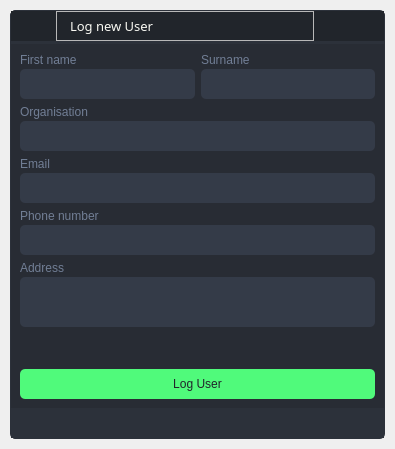
<?xml version="1.0" encoding="UTF-8"?>
<ui version="4.0">
 <class>UserWindow</class>
 <widget class="QMainWindow" name="UserWindow">
  <property name="geometry">
   <rect>
    <x>0</x>
    <y>0</y>
    <width>395</width>
    <height>449</height>
   </rect>
  </property>
  <property name="maximumSize">
   <size>
    <width>600</width>
    <height>600</height>
   </size>
  </property>
  <property name="windowTitle">
   <string>MainWindow</string>
  </property>
  <widget class="QWidget" name="strylesheet">
   <property name="styleSheet">
    <string notr="true">/* /////////////////////////////////////////////////////////////////////////////////////////////////
SET APP STYLESHEET - FULL STYLES HERE
DARK THEME - DRACULA COLOR BASED

///////////////////////////////////////////////////////////////////////////////////////////////// */

QWidget{
	color:#f8f8f2;
	font: 10pt &quot;AbrilTitlingNarrowW04-Bold&quot;;
}

/* /////////////////////////////////////////////////////////////////////////////////////////////////
Tooltip */
QToolTip {
	color: #ffffff;
	background-color: rgba(33, 37, 43, 180);
	border: 1px solid rgb(44, 49, 58);
	background-image: none;
	background-position: left center;
	background-repeat: no-repeat;
	border: none;
	border-left: 2px solid #ff5555;
	text-align: left;
	padding-left: 8px;
	margin: 0px;
}

/* /////////////////////////////////////////////////////////////////////////////////////////////////
Bg App */
#bgApp {	
	background-color: rgb(40, 44, 52);
	border: 1px solid rgb(44, 49, 58);
	border-radius: 5px;	
}

/* /////////////////////////////////////////////////////////////////////////////////////////////////
Left Menu */
#leftMenuBg {	
	background-color: rgb(33, 37, 43);
}
#topLogo {
	background-color: rgb(33, 37, 43);
	background-image: url(:/imagem/images/saturn_logo2.png);
	background-position: centered;
	background-repeat: no-repeat;
}
#titleRightInfo { 
	padding-left: 10px;
	font: 10pt &quot;AbrilTitlingNarrowW04-Bold&quot;;
 }

#titleLeftApp { font: 63 12pt &quot;AbrilTitlingNarrowW04-Bold&quot;; }
#titleLeftDescription { font: 8pt &quot;AbrilTitlingNarrowW04-Bold&quot;; color:rgb(255, 85, 85); }

#leftMenuFrame{
	border-top: 3px solid rgb(44, 49, 58);
}

/* /////////////////////////////////////////////////////////////////////////////////////////////////
Content App */
#contentTopBg{	
	background-color: rgb(33, 37, 43);
}
#contentBottom{
	border-top: 3px solid rgb(44, 49, 58);
}

/* Top Buttons */
#rightButtons .QPushButton { background-color: rgba(255, 255, 255, 0); border: none;  border-radius: 5px; }
#rightButtons .QPushButton:hover { background-color: rgb(44, 49, 57); border-style: solid; border-radius: 4px; }
#rightButtons .QPushButton:pressed { background-color: rgb(23, 26, 30); border-style: solid; border-radius: 4px; }
#closeAppBtn{ background-color: rgba(255, 255, 255, 0); border: none; border-radius: 5px;}
#closeAppBtn:hover{ background-color:#ff5555;}
#closeAppBtn:pressed { background-color:rgb(193, 64, 64); border-style: solid; border-radius: 5px;}

/* Theme Settings */
#extraRightBox { background-color: rgb(44, 49, 58); }
#themeSettingsTopDetail { background-color:#ff5555; }

/* Bottom Bar */
#bottomBar { background-color: rgb(44, 49, 58); }
#bottomBar QLabel { font-size: 11px; color: rgb(113, 126, 149); padding-left: 10px; padding-right: 10px; padding-bottom: 2px; }

/* /////////////////////////////////////////////////////////////////////////////////////////////////
Button */
#content .QPushButton {
	border-radius: 5px;	
	background-color:#50FA7B;
	color: rgb(33, 37, 43);
}
#content .QPushButton:hover {
	border: 2px solid rgb(61, 70, 86);
}
#content .QPushButton:pressed {
	border: 2px solid #50FA7B;
}

/*LineEdit */
#content .QLineEdit {
	background-color: rgb(52, 59, 72);
	border-radius: 5px;
	padding-left: 5px;
	selection-color: rgb(255, 255, 255);
	selection-background-color: rgb(255, 121, 198);
	color: #ffb86c;
}
#content .QLineEdit:hover {
	border: 2px solid rgb(64, 71, 88);
}
#content .QLineEdit:focus {
	border: 2px solid rgb(91, 101, 124);
}

/*TextEdit */
#content .QTextEdit {
	background-color: rgb(52, 59, 72);
	border-radius: 5px;
	padding-left: 5px;
	selection-color: rgb(255, 255, 255);
	selection-background-color: rgb(255, 121, 198);
	color: #ffb86c;
}
#content .QTextEdit:hover {
	border: 2px solid rgb(64, 71, 88);
}
#content .QTextEdit:focus {
	border: 2px solid rgb(91, 101, 124);
}

/*QLabel */
#content .QLabel {
	color: rgb(113, 126, 149);
}</string>
   </property>
   <layout class="QVBoxLayout" name="shadow">
    <property name="spacing">
     <number>10</number>
    </property>
    <property name="leftMargin">
     <number>10</number>
    </property>
    <property name="topMargin">
     <number>10</number>
    </property>
    <property name="rightMargin">
     <number>10</number>
    </property>
    <property name="bottomMargin">
     <number>10</number>
    </property>
    <item>
     <widget class="QFrame" name="bgApp">
      <property name="frameShape">
       <enum>QFrame::NoFrame</enum>
      </property>
      <property name="frameShadow">
       <enum>QFrame::Raised</enum>
      </property>
      <layout class="QHBoxLayout" name="horizontalLayout">
       <property name="spacing">
        <number>0</number>
       </property>
       <property name="leftMargin">
        <number>0</number>
       </property>
       <property name="topMargin">
        <number>0</number>
       </property>
       <property name="rightMargin">
        <number>0</number>
       </property>
       <property name="bottomMargin">
        <number>0</number>
       </property>
       <item>
        <widget class="QFrame" name="contentBox">
         <property name="frameShape">
          <enum>QFrame::NoFrame</enum>
         </property>
         <property name="frameShadow">
          <enum>QFrame::Raised</enum>
         </property>
         <layout class="QVBoxLayout" name="verticalLayout_3">
          <property name="spacing">
           <number>0</number>
          </property>
          <property name="leftMargin">
           <number>0</number>
          </property>
          <property name="topMargin">
           <number>0</number>
          </property>
          <property name="rightMargin">
           <number>0</number>
          </property>
          <property name="bottomMargin">
           <number>0</number>
          </property>
          <item>
           <widget class="QFrame" name="contentTopBg">
            <property name="minimumSize">
             <size>
              <width>0</width>
              <height>30</height>
             </size>
            </property>
            <property name="maximumSize">
             <size>
              <width>16777215</width>
              <height>30</height>
             </size>
            </property>
            <property name="frameShape">
             <enum>QFrame::NoFrame</enum>
            </property>
            <property name="frameShadow">
             <enum>QFrame::Raised</enum>
            </property>
            <layout class="QHBoxLayout" name="horizontalLayout_2">
             <property name="spacing">
              <number>0</number>
             </property>
             <property name="leftMargin">
              <number>0</number>
             </property>
             <property name="topMargin">
              <number>0</number>
             </property>
             <property name="rightMargin">
              <number>0</number>
             </property>
             <property name="bottomMargin">
              <number>0</number>
             </property>
             <item>
              <widget class="QFrame" name="leftBox">
               <property name="sizePolicy">
                <sizepolicy hsizetype="Expanding" vsizetype="Expanding">
                 <horstretch>0</horstretch>
                 <verstretch>0</verstretch>
                </sizepolicy>
               </property>
               <property name="frameShape">
                <enum>QFrame::NoFrame</enum>
               </property>
               <property name="frameShadow">
                <enum>QFrame::Raised</enum>
               </property>
               <layout class="QHBoxLayout" name="horizontalLayout_5">
                <property name="spacing">
                 <number>0</number>
                </property>
                <property name="leftMargin">
                 <number>0</number>
                </property>
                <property name="topMargin">
                 <number>0</number>
                </property>
                <property name="rightMargin">
                 <number>0</number>
                </property>
                <property name="bottomMargin">
                 <number>0</number>
                </property>
                <item>
                 <widget class="QFrame" name="topLogoInfo">
                  <property name="minimumSize">
                   <size>
                    <width>45</width>
                    <height>30</height>
                   </size>
                  </property>
                  <property name="maximumSize">
                   <size>
                    <width>45</width>
                    <height>30</height>
                   </size>
                  </property>
                  <property name="frameShape">
                   <enum>QFrame::NoFrame</enum>
                  </property>
                  <property name="frameShadow">
                   <enum>QFrame::Raised</enum>
                  </property>
                  <layout class="QHBoxLayout" name="horizontalLayout_8">
                   <property name="spacing">
                    <number>0</number>
                   </property>
                   <property name="leftMargin">
                    <number>0</number>
                   </property>
                   <property name="topMargin">
                    <number>0</number>
                   </property>
                   <property name="rightMargin">
                    <number>0</number>
                   </property>
                   <property name="bottomMargin">
                    <number>0</number>
                   </property>
                   <item>
                    <widget class="QFrame" name="topLogo">
                     <property name="minimumSize">
                      <size>
                       <width>45</width>
                       <height>0</height>
                      </size>
                     </property>
                     <property name="maximumSize">
                      <size>
                       <width>45</width>
                       <height>30</height>
                      </size>
                     </property>
                     <property name="frameShape">
                      <enum>QFrame::NoFrame</enum>
                     </property>
                     <property name="frameShadow">
                      <enum>QFrame::Raised</enum>
                     </property>
                    </widget>
                   </item>
                  </layout>
                 </widget>
                </item>
                <item>
                 <widget class="QFrame" name="titleGripFrame">
                  <property name="frameShape">
                   <enum>QFrame::StyledPanel</enum>
                  </property>
                  <property name="frameShadow">
                   <enum>QFrame::Raised</enum>
                  </property>
                  <layout class="QHBoxLayout" name="horizontalLayout_6">
                   <property name="spacing">
                    <number>0</number>
                   </property>
                   <property name="leftMargin">
                    <number>0</number>
                   </property>
                   <property name="topMargin">
                    <number>0</number>
                   </property>
                   <property name="rightMargin">
                    <number>0</number>
                   </property>
                   <property name="bottomMargin">
                    <number>0</number>
                   </property>
                   <item>
                    <widget class="QLabel" name="titleRightInfo">
                     <property name="font">
                      <font>
                       <family>AbrilTitlingNarrowW04-Bold</family>
                       <pointsize>10</pointsize>
                       <weight>50</weight>
                       <italic>false</italic>
                       <bold>false</bold>
                      </font>
                     </property>
                     <property name="frameShape">
                      <enum>QFrame::NoFrame</enum>
                     </property>
                     <property name="text">
                      <string>Log new User</string>
                     </property>
                    </widget>
                   </item>
                  </layout>
                 </widget>
                </item>
               </layout>
              </widget>
             </item>
             <item>
              <widget class="QFrame" name="rightButtons">
               <property name="sizePolicy">
                <sizepolicy hsizetype="Minimum" vsizetype="Minimum">
                 <horstretch>0</horstretch>
                 <verstretch>0</verstretch>
                </sizepolicy>
               </property>
               <property name="minimumSize">
                <size>
                 <width>0</width>
                 <height>30</height>
                </size>
               </property>
               <property name="maximumSize">
                <size>
                 <width>16777215</width>
                 <height>30</height>
                </size>
               </property>
               <property name="frameShape">
                <enum>QFrame::NoFrame</enum>
               </property>
               <property name="frameShadow">
                <enum>QFrame::Raised</enum>
               </property>
               <layout class="QHBoxLayout" name="horizontalLayout_3">
                <property name="spacing">
                 <number>0</number>
                </property>
                <property name="leftMargin">
                 <number>0</number>
                </property>
                <property name="topMargin">
                 <number>0</number>
                </property>
                <property name="rightMargin">
                 <number>0</number>
                </property>
                <property name="bottomMargin">
                 <number>0</number>
                </property>
                <item>
                 <widget class="QPushButton" name="minimizeAppBtn">
                  <property name="minimumSize">
                   <size>
                    <width>35</width>
                    <height>28</height>
                   </size>
                  </property>
                  <property name="maximumSize">
                   <size>
                    <width>35</width>
                    <height>16777215</height>
                   </size>
                  </property>
                  <property name="cursor">
                   <cursorShape>PointingHandCursor</cursorShape>
                  </property>
                  <property name="text">
                   <string/>
                  </property>
                  <property name="icon">
                   <iconset resource="../resources/resources.qrc">
                    <normaloff>:/icons/icons/cil-minimise.png</normaloff>:/icons/icons/cil-minimise.png</iconset>
                  </property>
                 </widget>
                </item>
               </layout>
              </widget>
             </item>
             <item>
              <widget class="QPushButton" name="closeAppBtn">
               <property name="minimumSize">
                <size>
                 <width>35</width>
                 <height>28</height>
                </size>
               </property>
               <property name="maximumSize">
                <size>
                 <width>35</width>
                 <height>16777215</height>
                </size>
               </property>
               <property name="cursor">
                <cursorShape>PointingHandCursor</cursorShape>
               </property>
               <property name="text">
                <string/>
               </property>
               <property name="icon">
                <iconset resource="../resources/resources.qrc">
                 <normaloff>:/icons/icons/cil-close.png</normaloff>:/icons/icons/cil-close.png</iconset>
               </property>
              </widget>
             </item>
            </layout>
           </widget>
          </item>
          <item>
           <widget class="QFrame" name="contentBottom">
            <property name="frameShape">
             <enum>QFrame::NoFrame</enum>
            </property>
            <property name="frameShadow">
             <enum>QFrame::Raised</enum>
            </property>
            <layout class="QVBoxLayout" name="verticalLayout_5">
             <property name="spacing">
              <number>0</number>
             </property>
             <property name="leftMargin">
              <number>0</number>
             </property>
             <property name="topMargin">
              <number>0</number>
             </property>
             <property name="rightMargin">
              <number>0</number>
             </property>
             <property name="bottomMargin">
              <number>0</number>
             </property>
             <item>
              <widget class="QFrame" name="content">
               <property name="frameShape">
                <enum>QFrame::NoFrame</enum>
               </property>
               <property name="frameShadow">
                <enum>QFrame::Raised</enum>
               </property>
               <layout class="QVBoxLayout" name="verticalLayout_10">
                <item>
                 <layout class="QHBoxLayout" name="horizontalLayout_7">
                  <item>
                   <layout class="QVBoxLayout" name="verticalLayout_2">
                    <property name="spacing">
                     <number>2</number>
                    </property>
                    <item>
                     <widget class="QLabel" name="label">
                      <property name="minimumSize">
                       <size>
                        <width>90</width>
                        <height>0</height>
                       </size>
                      </property>
                      <property name="styleSheet">
                       <string notr="true"/>
                      </property>
                      <property name="text">
                       <string>First name</string>
                      </property>
                     </widget>
                    </item>
                    <item>
                     <widget class="QLineEdit" name="lineEdit_name">
                      <property name="minimumSize">
                       <size>
                        <width>0</width>
                        <height>30</height>
                       </size>
                      </property>
                     </widget>
                    </item>
                   </layout>
                  </item>
                  <item>
                   <layout class="QVBoxLayout" name="verticalLayout_9">
                    <property name="spacing">
                     <number>2</number>
                    </property>
                    <item>
                     <widget class="QLabel" name="label_2">
                      <property name="minimumSize">
                       <size>
                        <width>90</width>
                        <height>0</height>
                       </size>
                      </property>
                      <property name="text">
                       <string>Surname</string>
                      </property>
                     </widget>
                    </item>
                    <item>
                     <widget class="QLineEdit" name="lineEdit_surname">
                      <property name="minimumSize">
                       <size>
                        <width>0</width>
                        <height>30</height>
                       </size>
                      </property>
                     </widget>
                    </item>
                   </layout>
                  </item>
                 </layout>
                </item>
                <item>
                 <layout class="QVBoxLayout" name="verticalLayout_8">
                  <property name="spacing">
                   <number>2</number>
                  </property>
                  <item>
                   <widget class="QLabel" name="label_3">
                    <property name="minimumSize">
                     <size>
                      <width>90</width>
                      <height>0</height>
                     </size>
                    </property>
                    <property name="text">
                     <string>Organisation</string>
                    </property>
                   </widget>
                  </item>
                  <item>
                   <widget class="QLineEdit" name="lineEdit_org">
                    <property name="minimumSize">
                     <size>
                      <width>0</width>
                      <height>30</height>
                     </size>
                    </property>
                   </widget>
                  </item>
                 </layout>
                </item>
                <item>
                 <layout class="QVBoxLayout" name="verticalLayout_6">
                  <property name="spacing">
                   <number>2</number>
                  </property>
                  <item>
                   <widget class="QLabel" name="label_4">
                    <property name="minimumSize">
                     <size>
                      <width>90</width>
                      <height>0</height>
                     </size>
                    </property>
                    <property name="text">
                     <string>Email</string>
                    </property>
                   </widget>
                  </item>
                  <item>
                   <widget class="QLineEdit" name="lineEdit_email">
                    <property name="minimumSize">
                     <size>
                      <width>0</width>
                      <height>30</height>
                     </size>
                    </property>
                   </widget>
                  </item>
                 </layout>
                </item>
                <item>
                 <layout class="QVBoxLayout" name="verticalLayout_4">
                  <property name="spacing">
                   <number>2</number>
                  </property>
                  <item>
                   <widget class="QLabel" name="label_5">
                    <property name="minimumSize">
                     <size>
                      <width>90</width>
                      <height>0</height>
                     </size>
                    </property>
                    <property name="text">
                     <string>Phone number</string>
                    </property>
                   </widget>
                  </item>
                  <item>
                   <widget class="QLineEdit" name="lineEdit_phone">
                    <property name="minimumSize">
                     <size>
                      <width>0</width>
                      <height>30</height>
                     </size>
                    </property>
                   </widget>
                  </item>
                 </layout>
                </item>
                <item>
                 <layout class="QVBoxLayout" name="verticalLayout_7">
                  <property name="spacing">
                   <number>2</number>
                  </property>
                  <item>
                   <widget class="QLabel" name="label_6">
                    <property name="minimumSize">
                     <size>
                      <width>90</width>
                      <height>0</height>
                     </size>
                    </property>
                    <property name="text">
                     <string>Address</string>
                    </property>
                   </widget>
                  </item>
                  <item>
                   <widget class="QTextEdit" name="textEdit_address">
                    <property name="minimumSize">
                     <size>
                      <width>0</width>
                      <height>50</height>
                     </size>
                    </property>
                    <property name="maximumSize">
                     <size>
                      <width>16777215</width>
                      <height>50</height>
                     </size>
                    </property>
                   </widget>
                  </item>
                 </layout>
                </item>
                <item>
                 <spacer name="verticalSpacer">
                  <property name="orientation">
                   <enum>Qt::Vertical</enum>
                  </property>
                  <property name="sizeHint" stdset="0">
                   <size>
                    <width>20</width>
                    <height>40</height>
                   </size>
                  </property>
                 </spacer>
                </item>
                <item>
                 <layout class="QHBoxLayout" name="horizontalLayout_12">
                  <item>
                   <widget class="QPushButton" name="btn_loguser">
                    <property name="minimumSize">
                     <size>
                      <width>0</width>
                      <height>30</height>
                     </size>
                    </property>
                    <property name="cursor">
                     <cursorShape>PointingHandCursor</cursorShape>
                    </property>
                    <property name="text">
                     <string>Log User</string>
                    </property>
                   </widget>
                  </item>
                 </layout>
                </item>
               </layout>
              </widget>
             </item>
             <item>
              <widget class="QFrame" name="bottomBar">
               <property name="minimumSize">
                <size>
                 <width>0</width>
                 <height>30</height>
                </size>
               </property>
               <property name="maximumSize">
                <size>
                 <width>16777215</width>
                 <height>40</height>
                </size>
               </property>
               <property name="frameShape">
                <enum>QFrame::NoFrame</enum>
               </property>
               <property name="frameShadow">
                <enum>QFrame::Raised</enum>
               </property>
               <layout class="QHBoxLayout" name="horizontalLayout_4">
                <property name="spacing">
                 <number>0</number>
                </property>
                <property name="leftMargin">
                 <number>0</number>
                </property>
                <property name="topMargin">
                 <number>0</number>
                </property>
                <property name="rightMargin">
                 <number>0</number>
                </property>
                <property name="bottomMargin">
                 <number>0</number>
                </property>
                <item>
                 <widget class="QFrame" name="loadingFrame">
                  <property name="frameShape">
                   <enum>QFrame::NoFrame</enum>
                  </property>
                  <property name="frameShadow">
                   <enum>QFrame::Raised</enum>
                  </property>
                  <layout class="QVBoxLayout" name="verticalLayout">
                   <item>
                    <widget class="QLabel" name="label_status">
                     <property name="text">
                      <string/>
                     </property>
                     <property name="alignment">
                      <set>Qt::AlignLeading|Qt::AlignLeft|Qt::AlignVCenter</set>
                     </property>
                    </widget>
                   </item>
                  </layout>
                 </widget>
                </item>
                <item alignment="Qt::AlignBottom">
                 <widget class="QFrame" name="frame_size_grip">
                  <property name="minimumSize">
                   <size>
                    <width>20</width>
                    <height>20</height>
                   </size>
                  </property>
                  <property name="maximumSize">
                   <size>
                    <width>20</width>
                    <height>20</height>
                   </size>
                  </property>
                  <property name="frameShape">
                   <enum>QFrame::NoFrame</enum>
                  </property>
                  <property name="frameShadow">
                   <enum>QFrame::Raised</enum>
                  </property>
                 </widget>
                </item>
               </layout>
              </widget>
             </item>
            </layout>
           </widget>
          </item>
         </layout>
        </widget>
       </item>
      </layout>
     </widget>
    </item>
   </layout>
  </widget>
 </widget>
 <resources>
  <include location="../resources/resources.qrc"/>
 </resources>
 <connections/>
</ui>
